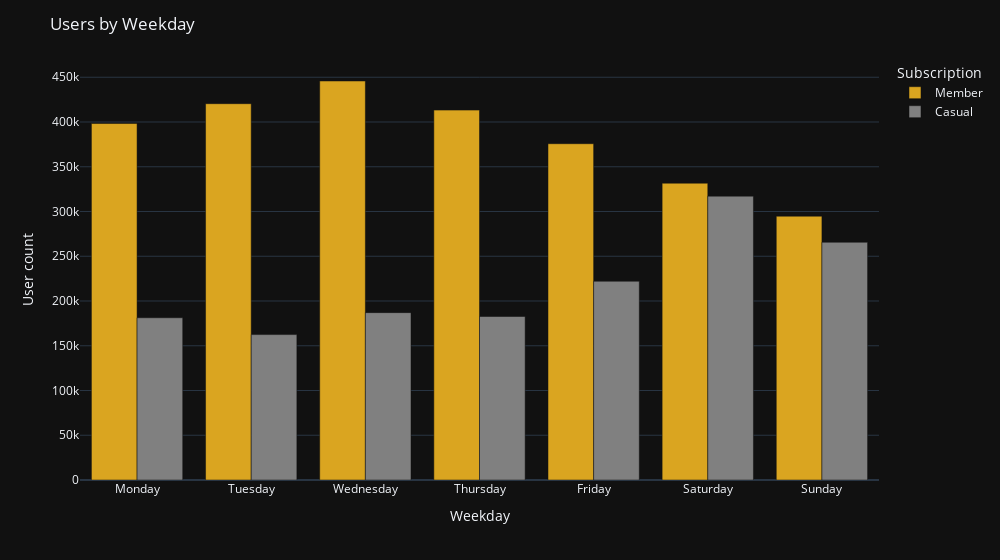

Notebook code cell kept with this figure:
### Code cell
legend_name = {
    'casual': 'Casual',
    'member': 'Member',
}

weekday_count_bar = px.bar(
    weekday_count_df,
    x='weekday',
    y='count',
    width=1000,
    color='member_casual',
    template='plotly_dark',
    barmode='group',
    color_discrete_sequence=["goldenrod", "gray"],
    category_orders={'member_casual': ['member', 'casual']}
)

weekday_count_bar.update_layout(
    xaxis_title='Weekday', 
    yaxis_title='User count', 
    legend_title_text='Subscription',
    title='Users by Weekday',    
)

weekday_count_bar.for_each_trace(lambda x: x.update(name=legend_name[x.name]))

weekday_count_bar.show()

### Figure 1 — Plotly figure (JSON) as saved in the notebook; plotly's stock layout.template omitted (floating-point values rounded to 4 significant figures)
{"data": [{"alignmentgroup": "True", "hovertemplate": "member_casual=member<br>weekday=%{x}<br>count=%{y}<extra></extra>", "legendgroup": "member", "marker": {"color": "goldenrod", "pattern": {"shape": ""}}, "name": "Member", "offsetgroup": "member", "orientation": "v", "showlegend": true, "textposition": "auto", "type": "bar", "x": ["Monday", "Tuesday", "Wednesday", "Thursday", "Friday", "Saturday", "Sunday"], "xaxis": "x", "y": [398293, 420461, 445815, 413285, 375747, 331640, 294777], "yaxis": "y"}, {"alignmentgroup": "True", "hovertemplate": "member_casual=casual<br>weekday=%{x}<br>count=%{y}<extra></extra>", "legendgroup": "casual", "marker": {"color": "gray", "pattern": {"shape": ""}}, "name": "Casual", "offsetgroup": "casual", "orientation": "v", "showlegend": true, "textposition": "auto", "type": "bar", "x": ["Monday", "Tuesday", "Wednesday", "Thursday", "Friday", "Saturday", "Sunday"], "xaxis": "x", "y": [181283, 162472, 187000, 182686, 222086, 317181, 265609], "yaxis": "y"}], "layout": {"barmode": "group", "legend": {"title": {"text": "Subscription"}, "tracegroupgap": 0}, "margin": {"t": 60}, "title": {"text": "Users by Weekday"}, "width": 1000, "xaxis": {"anchor": "y", "domain": [0, 1], "title": {"text": "Weekday"}}, "yaxis": {"anchor": "x", "domain": [0, 1], "title": {"text": "User count"}}}}
